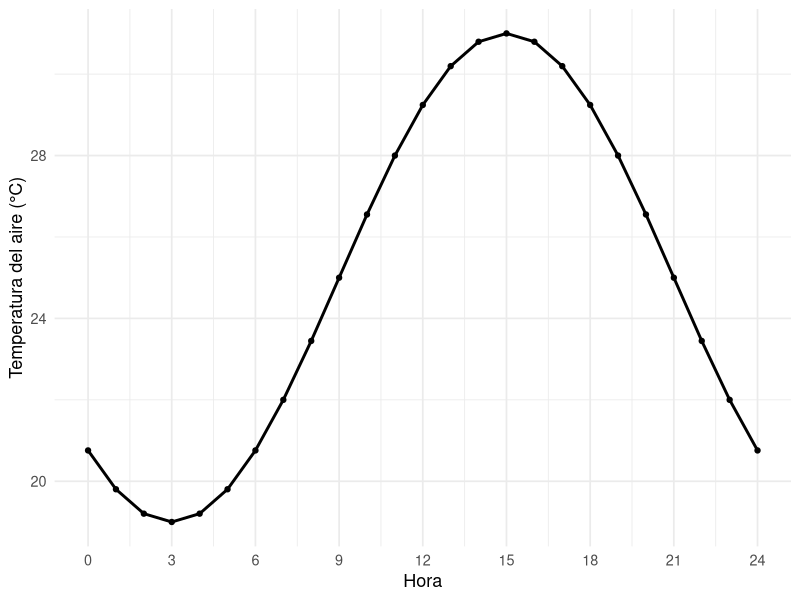
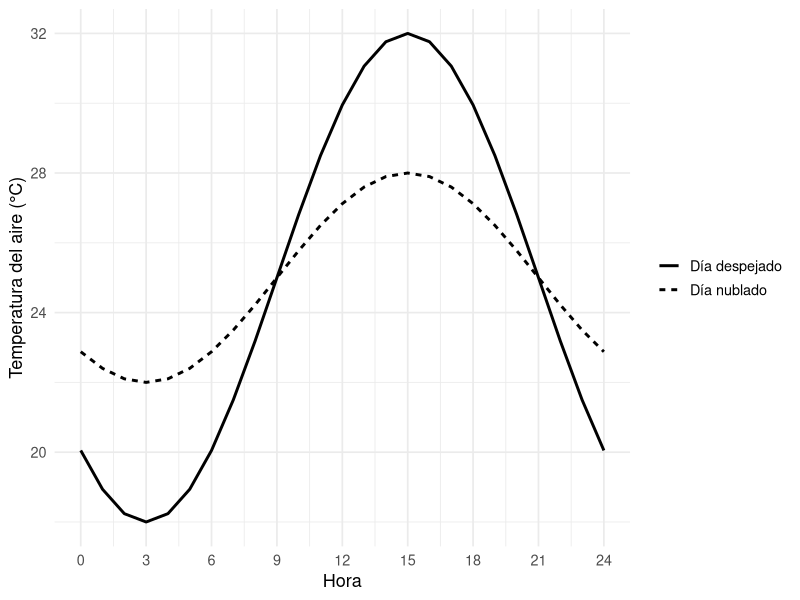
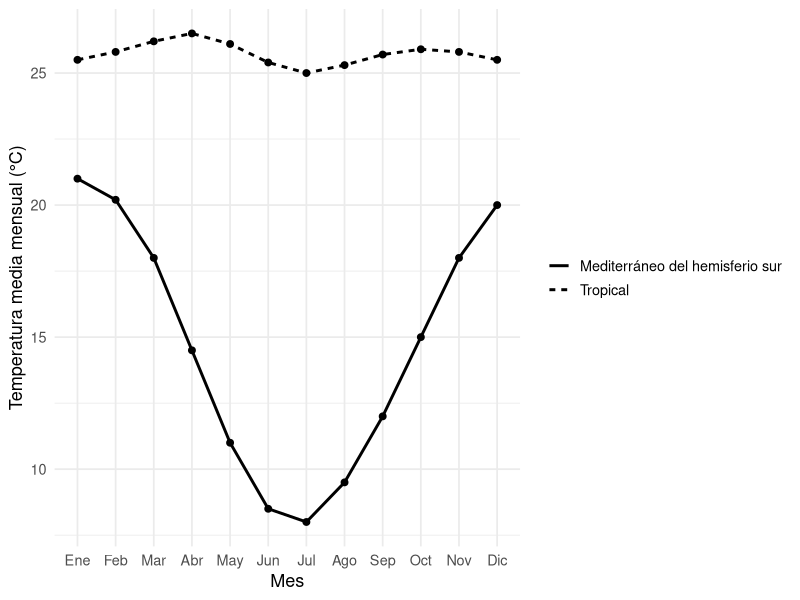
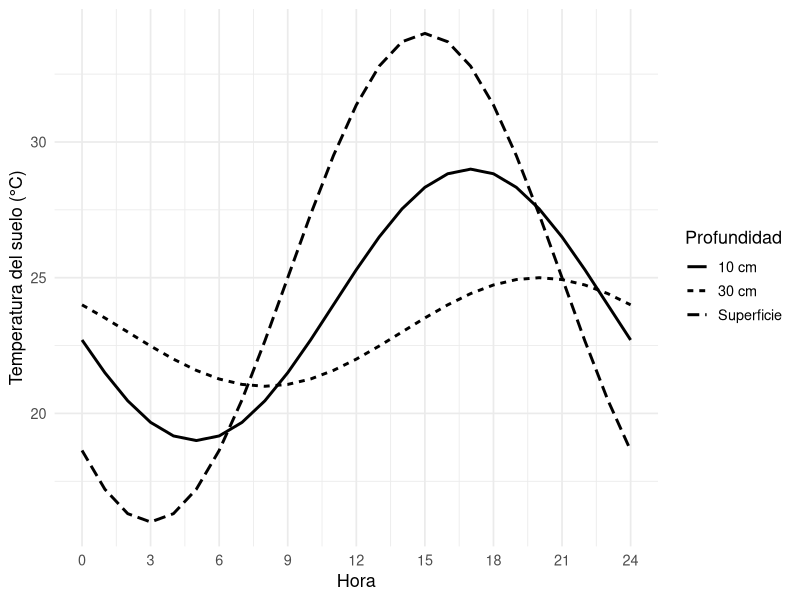
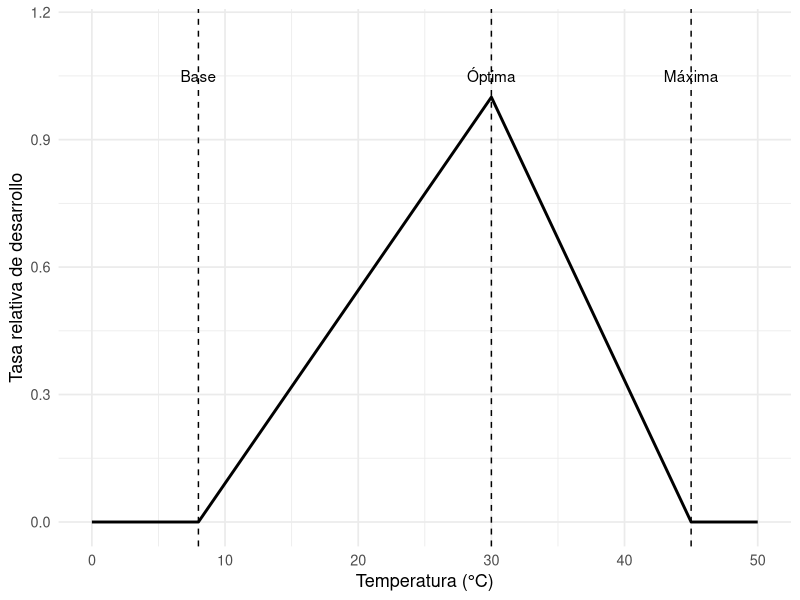

The R source for these figures, in order:
## ---- chunk 1
#| label: fig-ciclo-diario
#| fig-cap: "Ejemplo conceptual del ciclo diario de la temperatura del aire."
#| fig-width: 9
#| fig-height: 5
library(ggplot2)

hora <- 0:24

temperatura <- 25 + 6 * sin((hora - 9) * pi / 12)

datos_diarios <- data.frame(
  hora = hora,
  temperatura = temperatura
)

ggplot(datos_diarios, aes(hora, temperatura)) +
  geom_line(linewidth = 1) +
  geom_point(size = 1.5) +
  scale_x_continuous(breaks = seq(0, 24, 3)) +
  labs(
    x = "Hora",
    y = "Temperatura del aire (°C)"
  ) +
  theme_minimal(base_size = 13)
## ---- chunk 2
#| label: fig-nubes-atd
#| fig-cap: "Representación conceptual del efecto de la nubosidad sobre el ciclo diario de temperatura."
#| fig-width: 9
#| fig-height: 5

hora <- 0:24

datos_nubes <- data.frame(
  hora = rep(hora, 2),
  temperatura = c(
    25 + 7 * sin((hora - 9) * pi / 12),
    25 + 3 * sin((hora - 9) * pi / 12)
  ),
  condicion = rep(c("Día despejado", "Día nublado"), each = length(hora))
)

ggplot(datos_nubes, aes(hora, temperatura, linetype = condicion)) +
  geom_line(linewidth = 1) +
  scale_x_continuous(breaks = seq(0, 24, 3)) +
  labs(
    x = "Hora",
    y = "Temperatura del aire (°C)",
    linetype = NULL
  ) +
  theme_minimal(base_size = 13)
## ---- chunk 3
#| label: fig-ciclo-anual
#| fig-cap: "Comparación conceptual de la temperatura mensual en un clima tropical y uno mediterráneo."
#| fig-width: 9
#| fig-height: 5

mes <- factor(
  c("Ene", "Feb", "Mar", "Abr", "May", "Jun", "Jul", "Ago", "Sep", "Oct", "Nov", "Dic"),
  levels = c("Ene", "Feb", "Mar", "Abr", "May", "Jun", "Jul", "Ago", "Sep", "Oct", "Nov", "Dic")
)

datos_anuales <- data.frame(
  mes = rep(mes, 2),
  temperatura = c(
    25.5, 25.8, 26.2, 26.5, 26.1, 25.4, 25.0, 25.3, 25.7, 25.9, 25.8, 25.5,
    21.0, 20.2, 18.0, 14.5, 11.0, 8.5, 8.0, 9.5, 12.0, 15.0, 18.0, 20.0
  ),
  clima = rep(c("Tropical", "Mediterráneo del hemisferio sur"), each = 12)
)

ggplot(datos_anuales, aes(mes, temperatura, group = clima, linetype = clima)) +
  geom_line(linewidth = 1) +
  geom_point(size = 2) +
  labs(
    x = "Mes",
    y = "Temperatura media mensual (°C)",
    linetype = NULL
  ) +
  theme_minimal(base_size = 13)
## ---- chunk 4
#| label: fig-temp-suelo
#| fig-cap: "Ejemplo conceptual de la variación diaria de la temperatura del suelo a diferentes profundidades."
#| fig-width: 9
#| fig-height: 5

hora <- 0:24

datos_suelo <- data.frame(
  hora = rep(hora, 3),
  temperatura = c(
    25 + 9 * sin((hora - 9) * pi / 12),
    24 + 5 * sin((hora - 11) * pi / 12),
    23 + 2 * sin((hora - 14) * pi / 12)
  ),
  profundidad = rep(c("Superficie", "10 cm", "30 cm"), each = length(hora))
)

ggplot(datos_suelo, aes(hora, temperatura, linetype = profundidad)) +
  geom_line(linewidth = 1) +
  scale_x_continuous(breaks = seq(0, 24, 3)) +
  labs(
    x = "Hora",
    y = "Temperatura del suelo (°C)",
    linetype = "Profundidad"
  ) +
  theme_minimal(base_size = 13)
## ---- chunk 5
#| label: fig-cardinales
#| fig-cap: "Respuesta conceptual de la tasa de desarrollo a la temperatura."
#| fig-width: 9
#| fig-height: 5

temperatura <- seq(0, 50, by = 0.5)

tasa <- ifelse(
  temperatura <= 8 | temperatura >= 45,
  0,
  ifelse(
    temperatura <= 30,
    (temperatura - 8) / (30 - 8),
    (45 - temperatura) / (45 - 30)
  )
)

datos_cardinales <- data.frame(temperatura, tasa)

ggplot(datos_cardinales, aes(temperatura, tasa)) +
  geom_line(linewidth = 1) +
  geom_vline(xintercept = c(8, 30, 45), linetype = "dashed") +
  annotate("text", x = 8, y = 1.05, label = "Base") +
  annotate("text", x = 30, y = 1.05, label = "Óptima") +
  annotate("text", x = 45, y = 1.05, label = "Máxima") +
  labs(
    x = "Temperatura (°C)",
    y = "Tasa relativa de desarrollo"
  ) +
  coord_cartesian(ylim = c(0, 1.15)) +
  theme_minimal(base_size = 13)
